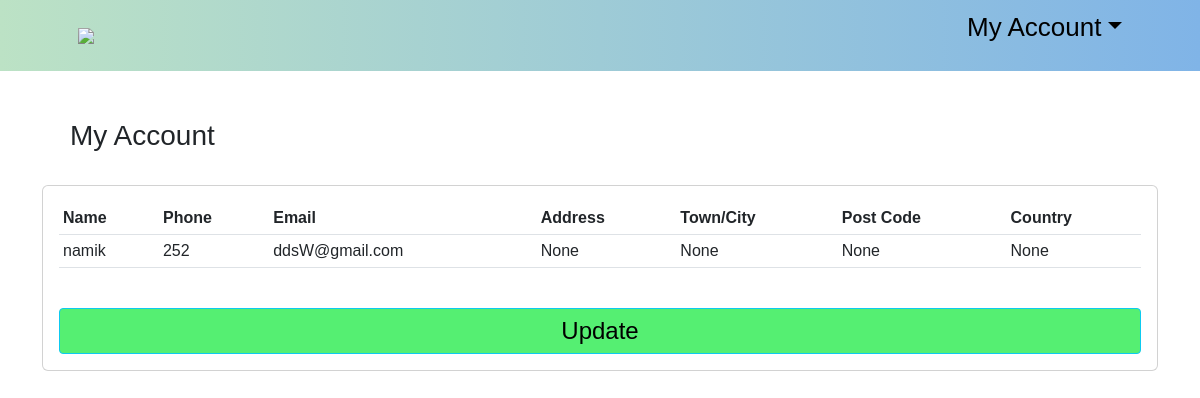
Page /my_account/2/ (signed in) on the committed database.
### ecommerce/models.py (models this page shows, shortened)
class Customer (models.Model):
    user= models.OneToOneField(User, null=True, on_delete=models.CASCADE)
    name = models.CharField(max_length=100, null=True)
    phone=models.CharField(max_length=100, null=True)
    email=models.CharField(max_length=100, null=True)
    date_created= models.DateTimeField(auto_now_add=True)
    address = models.CharField(verbose_name="Address", max_length=100, null=True, blank=True)
    town = models.CharField(verbose_name="Town/City", max_length=100, null=True, blank=True)
    post_code = models.CharField(verbose_name="Post Code", max_length=8, null=True, blank=True)
    country = models.CharField(verbose_name="Country", max_length=100, null=True, blank=True)
    latitude = models.CharField(verbose_name="Latitude", max_length=50, null=True, blank=True)
    longitude = models.CharField(verbose_name="Longitude", max_length=50, null=True, blank=True)

### ecommerce/views.py (the view)
# urls.py: path('my_account/<str:pk>/', views.myAccount, name="myaccount"),
@login_required(login_url='login')
def myAccount(request, pk):
    customer = Customer.objects.get(id=pk)
    form = CustomerForm(instance=customer)
    context = {'form': form, "customer": customer}
    return render(request, 'my_account.html', context)

### templates/my_account.html
<!DOCTYPE html>
{% extends 'old/main.html' %}
{% load static%}
{% load crispy_forms_tags %}
{% block content %}
<br><br><h3>&emsp;My Account</h3><br>
		<div class="card card-body" style="overflow-x:auto;">
			<table class="table table-sm">
				<tr>
					<th>Name</th>
					<th>Phone</th>
					<th>Email</th>
					<th>Address</th>
					<th>Town/City</th>
					<th>Post Code</th>
                    <th>Country</th>
				</tr>
				<tr>
							<td>{{ customer.name }}</td>
							<td>{{ customer.phone }}</td>
							<td>{{ customer.email }}</td>
							<td>{{ customer.address }}</td>
                            <td>{{ customer.town }}</td>
                            <td>{{ customer.post_code }}</td>
                            <td>{{ customer.country }}</td>
                </tr>
			</table><br>
            <a style="font-size:24px; background-color:#55EF72;" class = "btn btn-sm btn-info" href="{% url 'myaccountupdate' customer.id%}">Update</a>
		</div>
{% endblock content %}

### static/cssivy/main.css (style rules this page uses)
body { background-color : white; }

### templates/old/main.html (style rules this page uses)
body { font-family: 'Poppins', sans-serif; }

### rows in the picture
Customer: name "namik", phone "252", email "ddsW@gmail.com", address "None", town "None", post_code "None", country "None"
